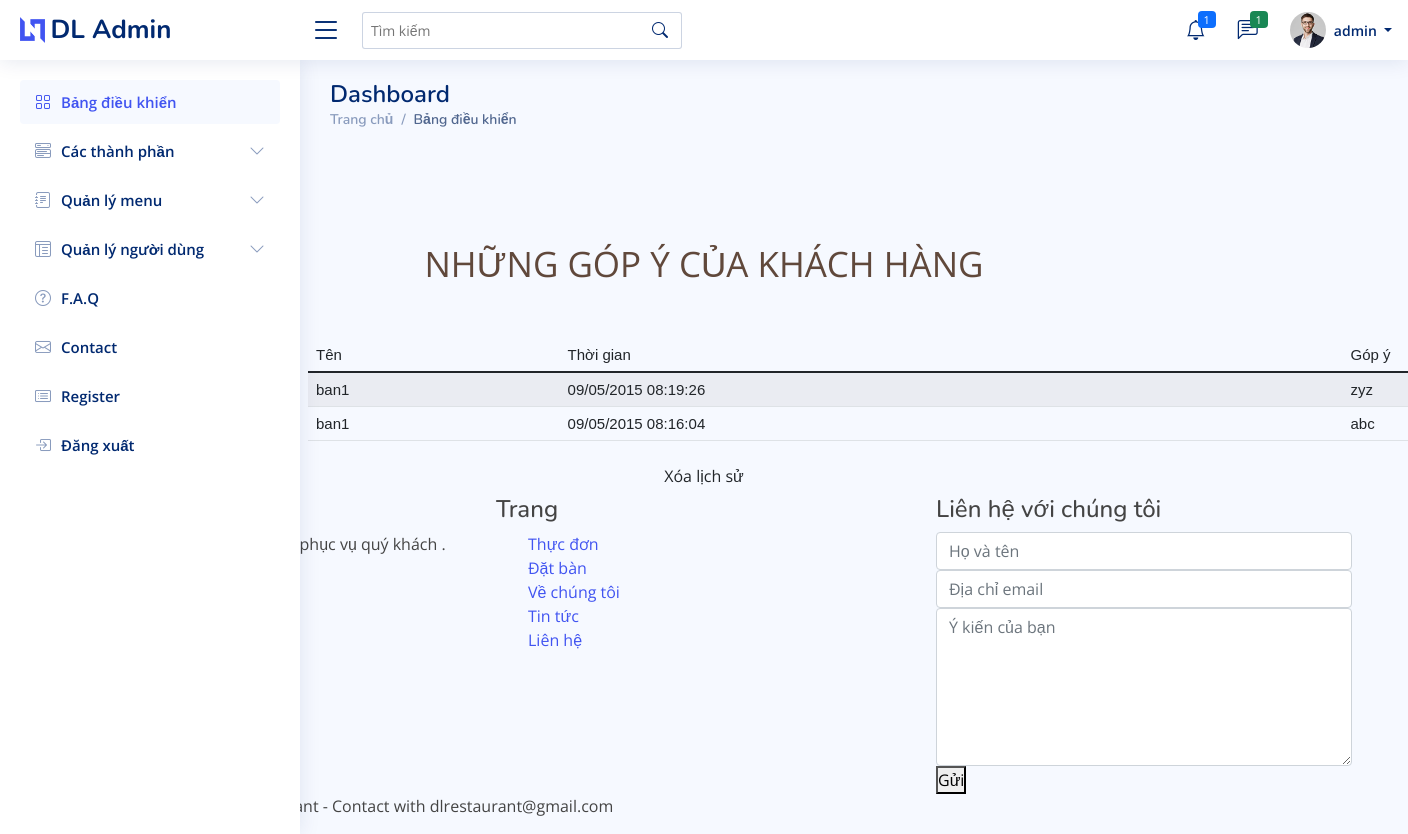
The page /gopy_admin.php on the database its author committed.
### tables this page shows
CREATE TABLE IF NOT EXISTS `gopy`
(
    `id`       int(10)       NOT NULL AUTO_INCREMENT,
    `Time`     varchar(30)   NOT NULL,
    `username` varchar(15)   NOT NULL,
    `gopy`     varchar(1000) NOT NULL,
    PRIMARY KEY (`id`)
);

### gopy_admin.php (the view, shortened to what this page needs)
<!DOCTYPE html>
<html>
	<head>
    		<link rel="stylesheet" href="style.css" type="text/css" />
	</head>
	<body>
		<?php
			$conn=mysqli_connect("localhost", "root", "", "nhahang") or die("failed");
			mysqli_select_db($conn, "nhahang");
			$sql ="select * from gopy order by Time desc";
			$query=mysqli_query($conn, $sql);
			echo "<br><br><br>";
			echo"<div class = 'text1'> NHỮNG GÓP Ý CỦA KHÁCH HÀNG </div><br><br> ";
			echo"<div class = 'container'>";
				echo"<div class = 'row'>";
					echo"<table class='table table-hover table-striped' style = 'margin-left: 20%;' >";
						echo "<thead>";
								echo "<tr>";
								echo"<td>Tên</td>";
								echo"<td>Thời gian</td>";
								echo"<td>Góp ý</td>";
							echo "</tr>";
						echo"</thead>";
						echo"<tbody>";
							while($data=mysqli_fetch_assoc($query)){
							echo "<tr>";
								echo"<td>".$data["username"]."</td>";
							echo"<td>".$data["Time"]."</td>";
								echo"<td>".$data["gopy"]."</td>";
							echo "</tr>";
							}
							echo"</tbody>";
					echo"</table>";
				echo"</div>";
			echo"</div>";
		?>
		<div align="center"</div>
		<CAPTION><span class="style2"><a class="btn" href="deletegopy.php">Xóa lịch sử</a></span></CAPTION>
		</div>
	</body>
</html>

### style.css (style rules this page uses)
* { margin : 0px; padding: 0px; }
li { list-style: none; }
div { display: block; }
body { background-color: #e9f1f6; background: -moz-linear-gradient(bottom,#e9f1f6 20%, #f3f5f6 70%); background: -o-linear-gradient(bottom, #e9f1f6 20%, #f3f5f6 70%); background: -ms-linear-gradient(bottom, #e9f1f6 20%, #f3f5f6 70%); background: -webkit-gradient(linear,left bottom,left top,color-stop(0.2, #e9f1f6),color-stop(0.7, #f3f5f6)); }
table { font: 15px Blackletter; }
td { text-align: left; padding: 2px; margin-left: 5px; }
.text1 { font-size: 35px; color: #60483b; text-align: center; }
.table { margin-left: 5%; font-family: Arial; }

### admin/assets/css/style.css (style rules this page uses)
:root { scroll-behavior: smooth; }
body { font-family: "Open Sans", sans-serif; background: #f6f9ff; color: #444444; }
a { color: #4154f1; text-decoration: none; }
h1, h2, h3, h4, h5, h6 { font-family: "Nunito", sans-serif; }
#main { margin-top: 60px; padding: 20px 30px; transition: all 0.3s; }
.pagetitle { margin-bottom: 10px; }
.pagetitle h1 { font-size: 24px; margin-bottom: 0; font-weight: 600; color: #012970; }
.breadcrumb { font-size: 14px; font-family: "Nunito", sans-serif; color: #899bbd; font-weight: 600; }
.breadcrumb a { color: #899bbd; transition: 0.3s; }
.breadcrumb .breadcrumb-item::before { color: #899bbd; }
.breadcrumb .active { color: #51678f; font-weight: 600; }
.logo { line-height: 1; }
@media (min-width: 1200px) { .logo { width: 280px; } }
.logo img { max-height: 26px; margin-right: 6px; }
.logo span { font-size: 26px; font-weight: 700; color: #012970; font-family: "Nunito", sans-serif; }
.header { transition: all 0.5s; z-index: 997; height: 60px; box-shadow: 0px 2px 20px rgba(1, 41, 112, 0.1); background-color: #fff; padding-left: 20px; }
.header .toggle-sidebar-btn { font-size: 32px; padding-left: 10px; cursor: pointer; color: #012970; }
.header .search-bar { min-width: 360px; padding: 0 20px; }
.header .search-form { width: 100%; }
.header .search-form input { border: 0; font-size: 14px; color: #012970; border: 1px solid rgba(1, 41, 112, 0.2); padding: 7px 38px 7px 8px; border-radius: 3px; transition: 0.3s; width: 100%; }
.header .search-form button { border: 0; padding: 0; margin-left: -30px; background: none; }
.header .search-form button i { color: #012970; }
.header-nav ul { list-style: none; }
.header-nav > ul { margin: 0; padding: 0; }
.header-nav .nav-icon { font-size: 20px; color: #012970; }
.header-nav .nav-profile { color: #012970; }
.header-nav .nav-profile img { max-height: 36px; }
.header-nav .nav-profile span { font-size: 14px; font-weight: 600; }
.header-nav .badge-number { position: absolute; inset: 4px 6px auto auto; font-weight: normal; font-size: 11px; padding: 3px 6px; }
.sidebar { position: fixed; top: 60px; left: 0; bottom: 0; width: 300px; z-index: 996; transition: all 0.3s; padding: 20px; overflow-y: auto; scrollbar-width: thin; scrollbar-color: #aab7cf transparent; box-shadow: 0px 0px 20px rgba(1, 41, 112, 0.1); background-color: #fff; }
@media (min-width: 1200px) { #main, #footer { margin-left: 300px; } }
.sidebar-nav { padding: 0; margin: 0; list-style: none; }
.sidebar-nav li { padding: 0; margin: 0; list-style: none; }
.sidebar-nav .nav-item { margin-bottom: 5px; }
.sidebar-nav .nav-link { display: flex; align-items: center; font-size: 15px; font-weight: 600; color: #4154f1; transition: 0.3; background: #f6f9ff; padding: 10px 15px; border-radius: 4px; }
.sidebar-nav .nav-link i { font-size: 16px; margin-right: 10px; color: #4154f1; }
.sidebar-nav .nav-link.collapsed { color: #012970; background: #fff; }
.sidebar-nav .nav-link.collapsed i { color: #899bbd; }
.sidebar-nav .nav-link .bi-chevron-down { margin-right: 0; transition: transform 0.2s ease-in-out; }

### rows shown on the page
gopy: username "ban1", Time "09/05/2015 08:19:26", gopy "zyz"
gopy: username "ban1", Time "09/05/2015 08:16:04", gopy "abc"
